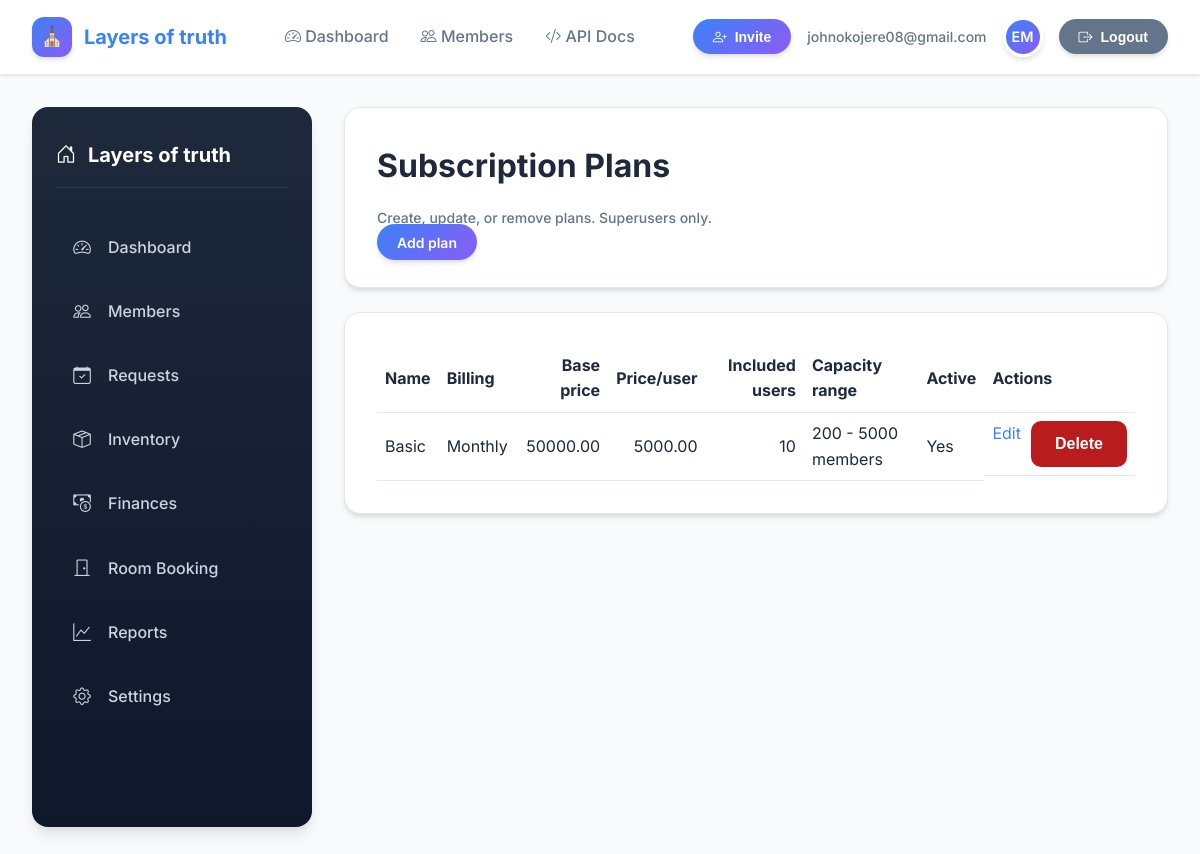
The page /church/plans/ (signed in) on the database its author committed.
### accounts/models.py (models this page shows, shortened)
class User(AbstractUser):
    username = None
    uid = models.UUIDField(primary_key=True, default=uuid.uuid4, editable=False)
    email = models.EmailField(_("Email Address"), unique=True, db_index=True)
    USERNAME_FIELD = "email"
    EMAIL_FIELD = "email"
    REQUIRED_FIELDS = []
    organization = models.ForeignKey(
        Organization, on_delete=models.CASCADE, null=True, blank=True
    )
    created_at = models.DateTimeField(auto_now_add=True)
    updated_at = models.DateTimeField(auto_now=True)
    is_owner = models.BooleanField(default=False)
    is_admin = models.BooleanField(default=False)
    is_pastor = models.BooleanField(default=False)
    is_hod = models.BooleanField(default=False)
    is_worker = models.BooleanField(default=False)
    is_volunteer = models.BooleanField(default=False)
    objects = UserManager()

### church/models.py (models this page shows, shortened)
class Organization(models.Model):
    id = models.UUIDField(primary_key=True, default=uuid.uuid4, editable=False)
    name = models.CharField(max_length=255)
    slug = models.SlugField(unique=True)
    created_at = models.DateTimeField(auto_now_add=True)
    created_by = models.ForeignKey(
        settings.AUTH_USER_MODEL,
        null=True,
        blank=True,
        on_delete=models.SET_NULL,
        related_name="organizations_created",
    )
    class Meta:
        ordering = ["name"]

class SubscriptionPlan(models.Model):
    BILLING_CHOICES = (
        ("monthly", "Monthly"),
        ("yearly", "Yearly"),
    )
    id = models.UUIDField(primary_key=True, default=uuid.uuid4, editable=False)
    name = models.CharField(max_length=255)
    slug = models.SlugField(unique=True)
    description = models.TextField(blank=True)
    billing_period = models.CharField(max_length=20, choices=BILLING_CHOICES, default="monthly")
    base_price = models.DecimalField(max_digits=10, decimal_places=2, default=0)
    price_per_user = models.DecimalField(max_digits=10, decimal_places=2, default=0)
    included_users = models.PositiveIntegerField(default=0)
    capacity_min = models.PositiveIntegerField(default=0)
    capacity_max = models.PositiveIntegerField(null=True, blank=True)
    is_active = models.BooleanField(default=True)
    created_at = models.DateTimeField(auto_now_add=True)
    updated_at = models.DateTimeField(auto_now=True)
    class Meta:
        ordering = ["name"]

### church/views.py (the view)
# urls.py: path("plans/", views.subscription_plan_list_view, name="subscription_plan_list"),
@login_required
@superuser_required
@require_http_methods(["GET"])
def subscription_plan_list_view(request):
    plans = SubscriptionPlan.objects.all().order_by("name")
    return render(request, "subscription_plan_list.html", {"plans": plans})

### templates/subscription_plan_list.html (shortened to what this page needs)
{% extends "base.html" %}
{% block content %}
<div class="card">
    <h1>Subscription Plans</h1>
    <p class="muted">Create, update, or remove plans. Superusers only.</p>
    <a class="pill" href="{% url 'subscription_plan_create' %}">Add plan</a>
</div>
<div class="card">
    {% if plans %}
        <table style="width:100%; border-collapse: collapse;">
            <thead>
                <tr>
                    <th style="text-align:left; padding:8px; border-bottom:1px solid #e2e8f0;">Name</th>
                    <th style="text-align:left; padding:8px; border-bottom:1px solid #e2e8f0;">Billing</th>
                    <th style="text-align:right; padding:8px; border-bottom:1px solid #e2e8f0;">Base price</th>
                    <th style="text-align:right; padding:8px; border-bottom:1px solid #e2e8f0;">Price/user</th>
                    <th style="text-align:right; padding:8px; border-bottom:1px solid #e2e8f0;">Included users</th>
                    <th style="text-align:left; padding:8px; border-bottom:1px solid #e2e8f0;">Capacity range</th>
                    <th style="text-align:left; padding:8px; border-bottom:1px solid #e2e8f0;">Active</th>
                    <th style="text-align:left; padding:8px; border-bottom:1px solid #e2e8f0;">Actions</th>
                </tr>
            </thead>
            <tbody>
                {% for plan in plans %}
                    <tr>
                        <td style="padding:8px; border-bottom:1px solid #e2e8f0;">{{ plan.name }}</td>
                        <td style="padding:8px; border-bottom:1px solid #e2e8f0;">{{ plan.get_billing_period_display }}</td>
                        <td style="padding:8px; border-bottom:1px solid #e2e8f0; text-align:right;">{{ plan.base_price }}</td>
                        <td style="padding:8px; border-bottom:1px solid #e2e8f0; text-align:right;">{{ plan.price_per_user }}</td>
                        <td style="padding:8px; border-bottom:1px solid #e2e8f0; text-align:right;">{{ plan.included_users }}</td>
                        <td style="padding:8px; border-bottom:1px solid #e2e8f0;">
                            {% if plan.capacity_max %}
                                {{ plan.capacity_min }} - {{ plan.capacity_max }} members
                            {% else %}
                                {{ plan.capacity_min }}+ members
                            {% endif %}
                        </td>
                        <td style="padding:8px; border-bottom:1px solid #e2e8f0;">{% if plan.is_active %}Yes{% else %}No{% endif %}</td>
                        <td style="padding:8px; border-bottom:1px solid #e2e8f0; display:flex; gap:10px;">
                            <a href="{% url 'subscription_plan_edit' plan.id %}">Edit</a>
                            <form method="post" action="{% url 'subscription_plan_delete' plan.id %}">
                                <button type="submit" style="background:#b91c1c;">Delete</button>
                            </form>
                        </td>
                    </tr>
                {% endfor %}
            </tbody>
        </table>
    {% else %}
        <p class="muted">No plans yet.</p>
    {% endif %}
</div>
{% endblock %}

### templates/base.html (shortened to what this page needs)
<!DOCTYPE html>
<html lang="en">
<head>
    <link href="https://cdn.jsdelivr.net/npm/bootstrap-icons@1.10.5/font/bootstrap-icons.css" rel="stylesheet">
</head>
<body>
    <header>
        <div class="topbar">
            <div class="brand">
                <span class="brand-icon">⛪</span>
                {% if request.user.is_authenticated and request.user.organization %}
                    <a class="nav-brand" href="{% url 'dashboard' %}">{{ request.user.organization.name }}</a>
                {% else %}
                    <a class="nav-brand" href="{% url 'dashboard' %}">Sanctuary</a>
                {% endif %}
            </div>
            <div class="nav-links">
                <a class="{% if request.resolver_match.url_name == 'dashboard' %}active{% endif %}"
                   href="{% url 'dashboard' %}">
                    <i class="bi bi-speedometer2"></i> Dashboard
                </a>
                {% if request.user.is_authenticated and request.user.organization %}
                    <a class="{% if 'member_' in request.resolver_match.url_name or request.resolver_match.url_name == 'member_list' %}active{% endif %}"
                       href="{% url 'member_list' %}">
                        <i class="bi bi-people"></i> Members
                    </a>
                {% else %}
                    <a href="{% url 'organizations_list' %}">
                        <i class="bi bi-building"></i> Churches
                    </a>
                {% endif %}
                <a class="{% if request.resolver_match.url_name == 'api_docs' %}active{% endif %}"
                   href="{% url 'api_docs' %}">
                    <i class="bi bi-code-slash"></i> API Docs
                </a>
            </div>
            <div class="user-area">
                {% if request.user.is_authenticated %}
                    {% if request.user.organization %}
                        <button class="pill" onclick="location.href='{% url 'send_invite' request.user.organization.id %}'">
                            <i class="bi bi-person-plus"></i> Invite
                        </button>
                    {% else %}
                        <button class="pill" onclick="location.href='{% url 'accept_invite' %}'">
                            <i class="bi bi-envelope-check"></i> Accept Invite
                        </button>
                    {% endif %}
                    <span class="muted">{{ request.user.email }}</span>
                    <div class="avatar" title="{{ request.user.get_full_name|default:request.user.email }}">
                        {{ request.user.first_name|default:request.user.email|slice:":2"|upper }}
                    </div>
                    <button class="pill btn-secondary" onclick="location.href='{% url 'logout' %}'">
                        <i class="bi bi-box-arrow-right"></i> Logout
                    </button>
                {% else %}
                    <a href="{% url 'login' %}" class="muted">Login</a>
                    <button class="pill" onclick="location.href='{% url 'accept_invite' %}'">
                        <i class="bi bi-envelope-check"></i> Accept Invite
                    </button>
                {% endif %}
            </div>
        </div>
    </header>
    <main>
        <div class="dashboard-shell">
            {% if request.user.is_authenticated and request.user.organization %}
                <aside class="sidebar">
                    <h2><i class="bi bi-house-door"></i> {{ request.user.organization.name|default:"Sanctuary" }}</h2>
                    <a class="{% if request.resolver_match.url_name == 'dashboard' %}active{% endif %}"
                       href="{% url 'dashboard' %}">
                        <i class="bi bi-speedometer2"></i> Dashboard
                    </a>
                    <a class="{% if 'member_' in request.resolver_match.url_name or request.resolver_match.url_name == 'member_list' %}active{% endif %}"
                       href="{% url 'member_list' %}">
                        <i class="bi bi-people"></i> Members
                    </a>
                    <a href="{% url 'voucher_list' %}">
                        <i class="bi bi-calendar-check"></i> Requests
                    </a>
                    <a href="{% url 'inventory_dashboard' %}">
                        <i class="bi bi-box-seam"></i> Inventory
                    </a>
                    <a href="{% url 'voucher_dashboard' %}">
                        <i class="bi bi-cash-coin"></i> Finances
                    </a>
                    <a href="{% url 'inventory_checkout_create' %}">
                        <i class="bi bi-door-closed"></i> Room Booking
                    </a>
                    <a href="{% url 'member_statistics' %}">
                        <i class="bi bi-graph-up"></i> Reports
                    </a>
                    <a href="{% url 'organization_dashboard' request.user.organization.id %}">
                        <i class="bi bi-gear"></i> Settings
                    </a>
                </aside>
            {% endif %}
            <div class="dashboard-main">
                {% block content %}{% endblock %}
            </div>
        </div>
    </main>
</body>
</html>

### templates/base.html (style rules this page uses)
:root { --bg: #f8fafc; --card: #ffffff; --text: #1e293b; --muted: #64748b; --primary: #3b82f6; --primary-dark: #2563eb; --primary-soft: rgba(59, 130, 246, 0.08); --secondary: #8b5cf6; --border: #e2e8f0; --radius: 16px; --shadow-sm: 0 1px 3px rgba(0,0,0,0.1); --shadow-md: 0 4px 6px -1px rgba(0,0,0,0.1), 0 2px 4px -1px rgba(0,0,0,0.06); --shadow-lg: 0 10px 15px -3px rgba(0,0,0,0.1), 0 4px 6px -2px rgba(0,0,0,0.05); --gradient-primary: linear-gradient(135deg, #3b82f6 0%, #8b5cf6 100%); }
* { box-sizing: border-box; margin: 0; padding: 0; }
body { font-family: "Inter", -apple-system, BlinkMacSystemFont, "Segoe UI", Roboto, sans-serif; background: var(--bg); color: var(--text); line-height: 1.6; min-height: 100vh; }
a { color: var(--primary); text-decoration: none; transition: all 0.2s ease; }
header { background: rgba(255, 255, 255, 0.95); backdrop-filter: blur(10px); border-bottom: 1px solid rgba(226, 232, 240, 0.8); position: sticky; top: 0; z-index: 100; box-shadow: var(--shadow-sm); }
.topbar { margin: 0 auto; padding: 1rem 2rem; display: flex; align-items: center; justify-content: space-between; gap: 1.5rem; }
.brand { display: flex; align-items: center; gap: 0.75rem; font-weight: 700; font-size: 1.25rem; color: var(--text); }
.brand-icon { width: 40px; height: 40px; border-radius: 12px; display: grid; place-items: center; background: var(--gradient-primary); color: #fff; font-weight: 700; font-size: 1.2rem; box-shadow: var(--shadow-md); }
.nav-links { display: flex; align-items: center; gap: 2rem; margin: 0 auto; }
.nav-links a { color: var(--muted); font-weight: 500; padding: 0.5rem 0; position: relative; text-decoration: none; }
.user-area { display: flex; align-items: center; gap: 1rem; }
.avatar { width: 40px; height: 40px; border-radius: 50%; background: var(--gradient-primary); display: grid; place-items: center; color: #fff; font-weight: 600; font-size: 0.9rem; border: 3px solid white; box-shadow: var(--shadow-md); }
.pill { background: var(--gradient-primary); color: #fff; padding: 0.6rem 1.25rem; border-radius: 50px; font-size: 0.875rem; font-weight: 600; white-space: nowrap; transition: all 0.2s ease; border: none; cursor: pointer; box-shadow: var(--shadow-md); }
main { margin: 2rem auto; padding: 0 2rem; }
.card { background: var(--card); border: 1px solid var(--border); border-radius: var(--radius); padding: 2rem; margin-bottom: 1.5rem; box-shadow: var(--shadow-md); transition: transform 0.2s ease, box-shadow 0.2s ease; }
.card h1, .card h2, .card h3 { margin-top: 0; color: var(--text); font-weight: 700; margin-bottom: 1rem; }
.muted { color: var(--muted); font-size: 0.875rem; font-weight: 500; }
form { display: grid; gap: 1.5rem; }
button, .btn { padding: 0.875rem 1.5rem; font-size: 1rem; border: none; border-radius: 10px; background: var(--gradient-primary); color: #fff; font-weight: 600; cursor: pointer; transition: all 0.2s ease; display: inline-flex; align-items: center; justify-content: center; gap: 0.5rem; }
.btn-secondary { background: var(--muted); color: white; }
.dashboard-shell { display: grid; grid-template-columns: 280px 1fr; gap: 2rem; min-height: calc(100vh - 120px); }
.sidebar { background: linear-gradient(180deg, #1e293b 0%, #0f172a 100%); color: #f1f5f9; padding: 2rem 1.5rem; border-radius: var(--radius); height: 90vh; position: sticky; top: 100px; box-shadow: var(--shadow-lg); }
.sidebar h2 { margin: 0 0 2rem; font-size: 1.25rem; color: #fff; display: flex; align-items: center; gap: 0.75rem; font-weight: 700; padding-bottom: 1rem; border-bottom: 1px solid rgba(255,255,255,0.1); }
.sidebar a { color: #cbd5e1; display: flex; align-items: center; gap: 1rem; padding: 0.875rem 1rem; border-radius: 10px; margin-bottom: 0.5rem; transition: all 0.2s ease; font-weight: 500; }
.sidebar a i { width: 20px; text-align: center; font-size: 1.1rem; }

### rows shown on the page
User: user.organization.name "Layers of truth", user.email "johnokojere08@gmail.com", user.first_name "EM"
SubscriptionPlan: name "Basic", billing_period "Monthly", base_price "50000.00", price_per_user "5000.00", included_users "10", capacity_min "200", capacity_max "5000", is_active "Yes"
